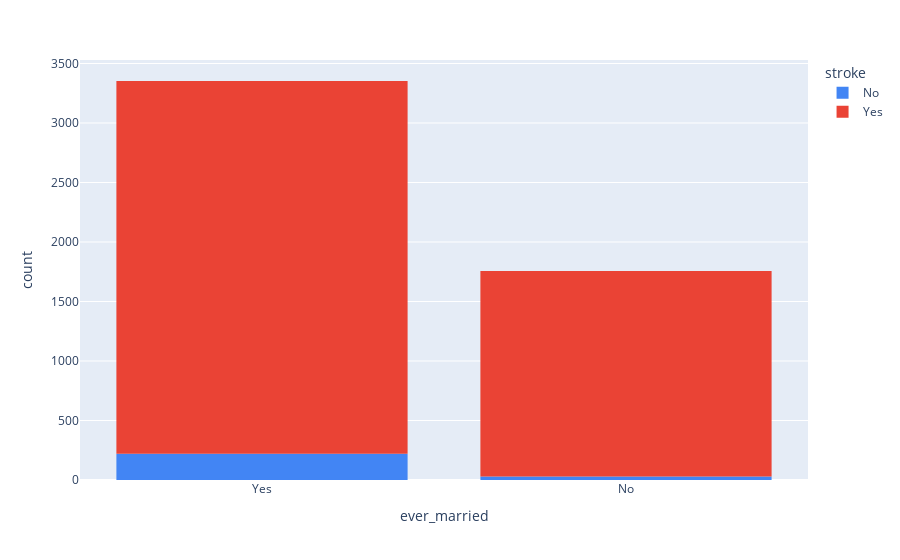

The notebook cell saved with this chart:
### Markdown cell above
### Insights
- The number of people who had heart disease is much lower than the number of people who did not
- The proportion of people who had a stroke in the `heart_disease` category is much higher than the proportion of people who had a stroke in the `No heart_disease` category
- But the number of people who had heart disease is significantly lower than the number of people who didn't, so it cannot be confidently concluded that people with heart disease is more likely to suffer from a stroke than people with no heart disease

### Code cell
fig = px.histogram(df_stroke, x="ever_married", color='stroke', color_discrete_map = {'Yes':'#ea4335','No':'#4285f4'})
fig.show()

### Figure 1 — Plotly figure (JSON) as saved in the notebook; plotly's stock layout.template omitted (floating-point values rounded to 4 significant figures; data arrays with more than 128 entries replaced by an {"elided": "..."} marker saying what was removed)
{"data": [{"alignmentgroup": "True", "bingroup": "x", "hovertemplate": "stroke=No<br>ever_married=%{x}<br>count=%{y}<extra></extra>", "legendgroup": "No", "marker": {"color": "#4285f4", "pattern": {"shape": ""}}, "name": "No", "offsetgroup": "No", "orientation": "v", "showlegend": true, "type": "histogram", "x": {"elided": "249 str values"}, "xaxis": "x", "yaxis": "y"}, {"alignmentgroup": "True", "bingroup": "x", "hovertemplate": "stroke=Yes<br>ever_married=%{x}<br>count=%{y}<extra></extra>", "legendgroup": "Yes", "marker": {"color": "#ea4335", "pattern": {"shape": ""}}, "name": "Yes", "offsetgroup": "Yes", "orientation": "v", "showlegend": true, "type": "histogram", "x": {"elided": "4861 str values"}, "xaxis": "x", "yaxis": "y"}], "layout": {"barmode": "relative", "legend": {"title": {"text": "stroke"}, "tracegroupgap": 0}, "margin": {"t": 60}, "xaxis": {"anchor": "y", "domain": [0, 1], "title": {"text": "ever_married"}}, "yaxis": {"anchor": "x", "domain": [0, 1], "title": {"text": "count"}}}}
